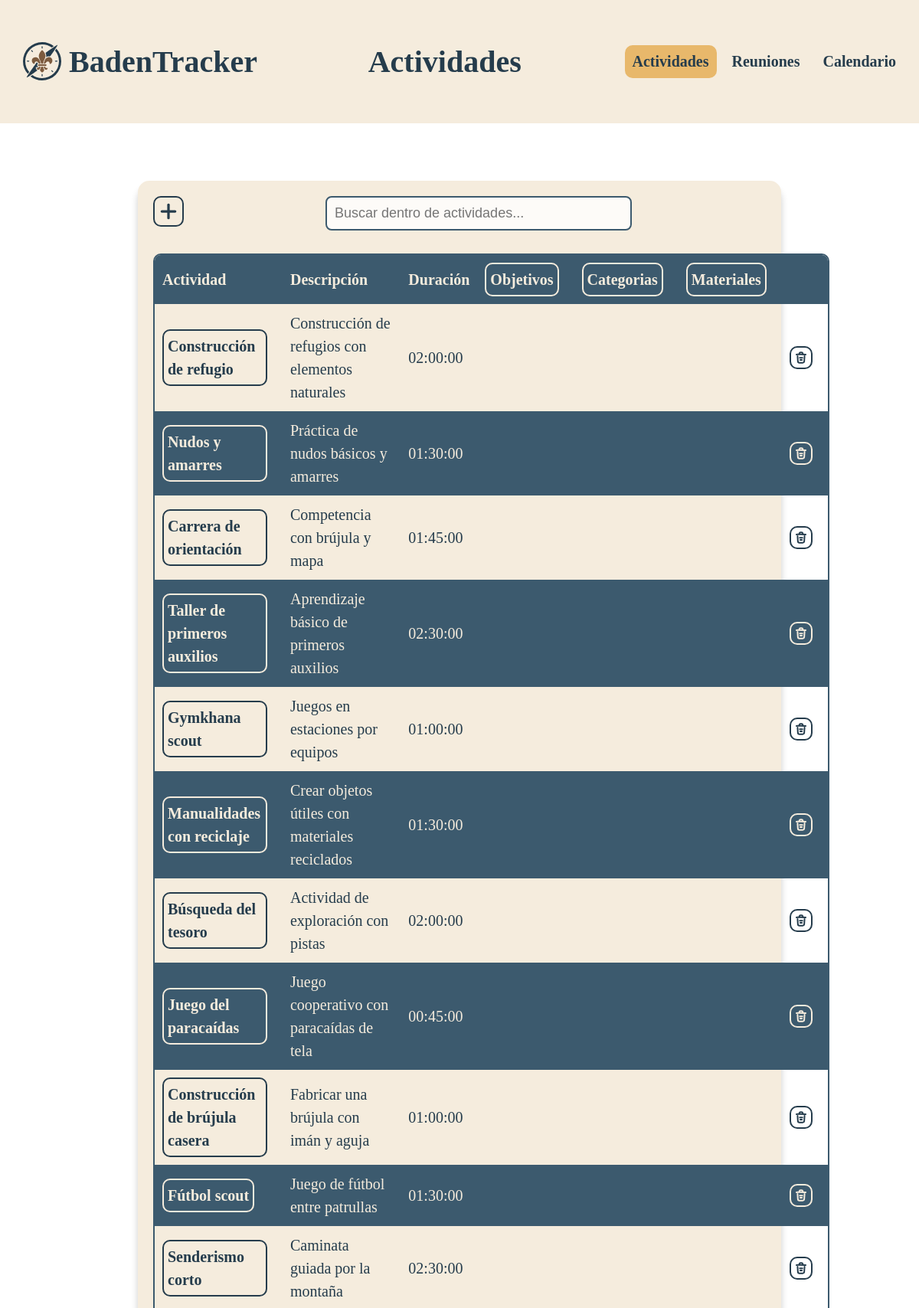
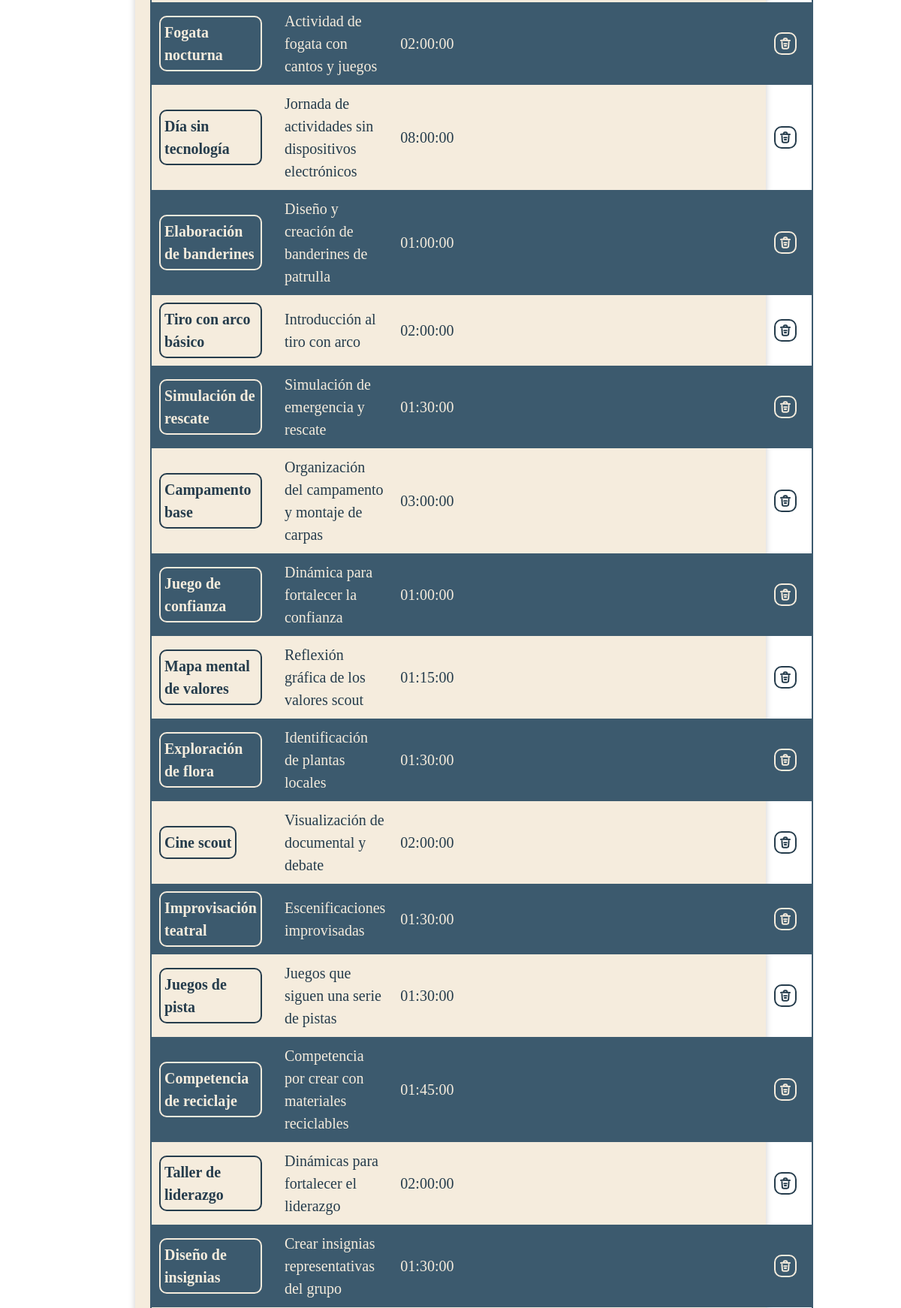
The page /actividades/index.php (upper part) on the database its author committed (2 pictures, top to bottom).
### tables this page shows
CREATE TABLE IF NOT EXISTS act(  
    act_id      int         NOT NULL PRIMARY KEY AUTO_INCREMENT COMMENT 'Primary Key',
    act_name    varchar(50) NOT NULL UNIQUE                     COMMENT 'Activity Name',
    act_desc    varchar(255)                                    COMMENT 'Activity Description',
    act_durat   time(0)                                         COMMENT 'Activity Duration'
);

### .res/funct/funct.php (called while the page is built, shortened)
<?php
function linkDB ():mysqli  {
    $servername = "localhost";
    $database = "badentracker";
    $username = "bt";
    $password = "BadenTracker2025*";
    return new mysqli($servername, $username, $password, $database);
}
?>

### actividades/index.php (the view, shortened to what this page needs)
<?php
require "../.res/funct/funct.php";
include "../.res/templates/header.php";
$sql = "
SELECT
    act.act_id,
    act.act_name,
    act.act_desc,
    act.act_durat,
    GROUP_CONCAT(DISTINCT obj.obj_name SEPARATOR '<br>') AS act_objs,
    GROUP_CONCAT(DISTINCT cat.cat_name SEPARATOR '<br>') AS act_cats,
    GROUP_CONCAT(DISTINCT mat.mat_name SEPARATOR '<br>') AS act_mats
FROM act
LEFT JOIN act_obj ON act.act_id = act_obj.act_id
LEFT JOIN obj ON act_obj.obj_id = obj.obj_id
LEFT JOIN act_cat ON act.act_id = act_cat.act_id
LEFT JOIN cat ON act_cat.cat_id = cat.cat_id
LEFT JOIN act_mat ON act.act_id = act_mat.act_id
LEFT JOIN mat ON act_mat.mat_id = mat.mat_id
GROUP BY act.act_id, act.act_name, act.act_desc, act.act_durat;
";
$query = linkDB() -> query($sql);
?>
<main>
    <a class="but align-left" href="new" with="50px" aling="left" title="Nueva Actividad">
        <svg width="400" height="400" viewBox="0 0 12 12" xmlns="http://www.w3.org/2000/svg">
        <path
            d="m 2,6 h 8"
            stroke-width="1.5"
            stroke-linecap="round"
            stroke-linejoin="round"
            id="path1" />
        <path
            d="M 6,10 V 2"
            stroke-width="1.5"
            stroke-linecap="round"
            stroke-linejoin="round"
            id="path2" />
        </svg>
    </a>
    <input type="text" id="searchInput" placeholder="Buscar dentro de actividades..." class="search-input">
    <br><br>
    <table class="table-main">
        <tr>
            <th data-sortable="true">Actividad</th>
            <th data-sortable="true">
                Descripción
            </th>
            <th data-sortable="true">Duración</th>
            <th data-sortable="true">
                <a class="but2 align-left" href="objetivos" title="Ir a objetivos"> Objetivos </a>
            </th>
            <th data-sortable="true">
                <a class="but2 align-left" href="categorias" title="Ir a categorias"> Categorias </a>
            </th>
            <th data-sortable="true">
                <a class="but2 align-left" href="materiales" title="Ir a materiales"> Materiales </a>
            </th>
            <th></th>
        </tr>
        <?php if ($query->num_rows > 0) {
            while ($row = $query->fetch_assoc()) {
                echo "<tr>";
                echo
                    "<td>
                        <a class=but2  href='actividad?id=" . $row["act_id"] . "' title='Editar " . $row["act_name"] . "'>" .
                            $row["act_name"] ."
                        </a>
                    </td>";
                echo "<td>" . $row["act_desc"] . "</td>";                echo "<td>" . $row["act_durat"] . "</td>";
                echo "<td>" . $row["act_objs"] . "</td>";
                echo "<td>" . $row["act_cats"] . "</td>";
                echo "<td>" . $row["act_mats"] . "</td>";
                ?>
                <td>
                    <a class="but align-left" href="actividad/delete.php?id=<?php echo $row["act_id"];?> " title="Borrar <?php echo $row["act_name"] ?>" onclick="return confirm('¿Estás seguro de que deseas borrar esta actividad?');">
                    </a>
                </td>
                <?php
                echo "</tr>";
            }
        } else {
            echo "<tr><td colspan='7'>No hay actividades disponibles.</td></tr>";
        } ?>
    </table>
</main>
<?php
include "../.res/templates/footer.php";
?>

### .res/css/styles.css (style rules this page uses)
:root { --color001: #f5ecddff; --color002: #253c4cff; --color003: #7d5b3eff; --color004: #3c5a6eff; --color005: #a64e2aff; --color006: #e8b86bff; --color006D: #ba9356ff; --trans: #00000033; }
* { box-sizing: border-box; }
html, body { height: 100%; width: 100%; margin: 0; padding: 0; overflow-x: hidden; }
main { margin: 20px auto; width: 70%; padding: 20px; background-color: var(--color001); border-radius: 15px; color: var(--color002); font-size: 20px; line-height: 1.5; text-align: center; box-shadow: 0 10px 10px var(--trans); margin-top: 75px; margin-bottom: 75px; min-height: 75%; }
.but { align-items: center; display: inline-flex; vertical-align: middle; border: 2px solid var(--color002); border-radius: 10px; text-decoration: none; color: var(--color002); stroke: var(--color002); padding: 5px; min-width: 30px; justify-content: center; margin: 0 10px 0 0; font-weight: bold; max-width: 40px; max-height: 40px; }
.but2 { align-items: center; display: inline-flex; vertical-align: middle; border: 2px solid var(--color002); border-radius: 10px; text-decoration: none; color: var(--color002); stroke: var(--color002); padding: 5px; min-width: 30px; justify-content: center; margin: 0 10px 0 0; font-weight: bold; }
.align-left { float: left; margin-left: 0; }
.but svg { height: 100%; width: 100%; }
.table-main { border: 2px solid var(--color004); border-collapse: separate; border-spacing: 0; border-radius: 10px; overflow: hidden; width: 100%; font-size: 20px; line-height: 1.5; text-align: left; vertical-align: middle; }
.table-main tr:nth-child(odd) { background-color: var(--color004); color: var(--color001); }
.table-main tr:nth-child(odd) .but { stroke: var(--color001); border: 2px solid var(--color001); color: var(--color001); }
.table-main tr:nth-child(odd) .but2 { stroke: var(--color001); border: 2px solid var(--color001); color: var(--color001); }
.table-main td, th { padding: 10px; }
input { width: 50%; padding: 10px; border: 2px solid var(--color004); border-radius: 8px; background-color: #ffffffcc; color: var(--color002); font-size: 18px; }

### rows shown on the page
act: act_name "Construcción de refugio", act_desc "Construcción de refugios con elementos naturales", act_durat "02:00:00"
act: act_name "Nudos y amarres", act_desc "Práctica de nudos básicos y amarres", act_durat "01:30:00"
act: act_name "Carrera de orientación", act_desc "Competencia con brújula y mapa", act_durat "01:45:00"
act: act_name "Taller de primeros auxilios", act_desc "Aprendizaje básico de primeros auxilios", act_durat "02:30:00"
act: act_name "Gymkhana scout", act_desc "Juegos en estaciones por equipos", act_durat "01:00:00"
act: act_name "Manualidades con reciclaje", act_desc "Crear objetos útiles con materiales reciclados", act_durat "01:30:00"
act: act_name "Búsqueda del tesoro", act_desc "Actividad de exploración con pistas", act_durat "02:00:00"
act: act_name "Juego del paracaídas", act_desc "Juego cooperativo con paracaídas de tela", act_durat "00:45:00"
act: act_name "Construcción de brújula casera", act_desc "Fabricar una brújula con imán y aguja", act_durat "01:00:00"
act: act_name "Fútbol scout", act_desc "Juego de fútbol entre patrullas", act_durat "01:30:00"
act: act_name "Senderismo corto", act_desc "Caminata guiada por la montaña", act_durat "02:30:00"
act: act_name "Fogata nocturna", act_desc "Actividad de fogata con cantos y juegos", act_durat "02:00:00"
act: act_name "Día sin tecnología", act_desc "Jornada de actividades sin dispositivos electrónicos", act_durat "08:00:00"
act: act_name "Elaboración de banderines", act_desc "Diseño y creación de banderines de patrulla", act_durat "01:00:00"
act: act_name "Tiro con arco básico", act_desc "Introducción al tiro con arco", act_durat "02:00:00"
act: act_name "Simulación de rescate", act_desc "Simulación de emergencia y rescate", act_durat "01:30:00"
act: act_name "Campamento base", act_desc "Organización del campamento y montaje de carpas", act_durat "03:00:00"
act: act_name "Juego de confianza", act_desc "Dinámica para fortalecer la confianza", act_durat "01:00:00"
act: act_name "Mapa mental de valores", act_desc "Reflexión gráfica de los valores scout", act_durat "01:15:00"
act: act_name "Exploración de flora", act_desc "Identificación de plantas locales", act_durat "01:30:00"
act: act_name "Cine scout", act_desc "Visualización de documental y debate", act_durat "02:00:00"
act: act_name "Improvisación teatral", act_desc "Escenificaciones improvisadas", act_durat "01:30:00"
act: act_name "Juegos de pista", act_desc "Juegos que siguen una serie de pistas", act_durat "01:30:00"
act: act_name "Competencia de reciclaje", act_desc "Competencia por crear con materiales reciclables", act_durat "01:45:00"
act: act_name "Taller de liderazgo", act_desc "Dinámicas para fortalecer el liderazgo", act_durat "02:00:00"
act: act_name "Diseño de insignias", act_desc "Crear insignias representativas del grupo", act_durat "01:30:00"

### other values the page prints
$title "Actividades"
